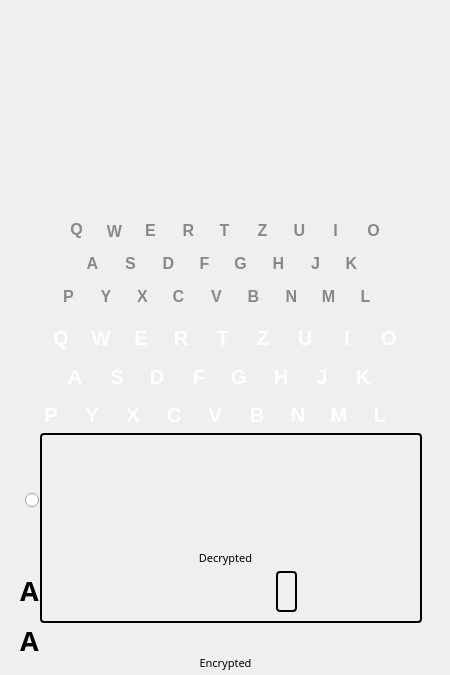
<?xml version="1.0" encoding="UTF-8"?>
<ui version="4.0">
 <class>MainWindow</class>
 <widget class="QMainWindow" name="MainWindow">
  <property name="geometry">
   <rect>
    <x>0</x>
    <y>0</y>
    <width>450</width>
    <height>675</height>
   </rect>
  </property>
  <property name="minimumSize">
   <size>
    <width>450</width>
    <height>675</height>
   </size>
  </property>
  <property name="maximumSize">
   <size>
    <width>450</width>
    <height>675</height>
   </size>
  </property>
  <property name="windowTitle">
   <string>MainWindow</string>
  </property>
  <widget class="QWidget" name="centralwidget">
   <widget class="QLabel" name="bg">
    <property name="geometry">
     <rect>
      <x>0</x>
      <y>0</y>
      <width>450</width>
      <height>675</height>
     </rect>
    </property>
    <property name="minimumSize">
     <size>
      <width>450</width>
      <height>675</height>
     </size>
    </property>
    <property name="maximumSize">
     <size>
      <width>450</width>
      <height>675</height>
     </size>
    </property>
    <property name="styleSheet">
     <string notr="true">background-image: url(:/images/images/bg.png);
</string>
    </property>
    <property name="text">
     <string/>
    </property>
   </widget>
   <widget class="QLabel" name="buttonQ">
    <property name="geometry">
     <rect>
      <x>46</x>
      <y>323</y>
      <width>30</width>
      <height>30</height>
     </rect>
    </property>
    <property name="font">
     <font>
      <pointsize>15</pointsize>
      <weight>75</weight>
      <bold>true</bold>
     </font>
    </property>
    <property name="styleSheet">
     <string notr="true">background-image: url(:/images/images/released.png);
color: rgb(255, 255, 255);</string>
    </property>
    <property name="text">
     <string>Q</string>
    </property>
    <property name="alignment">
     <set>Qt::AlignCenter</set>
    </property>
    <property name="margin">
     <number>0</number>
    </property>
   </widget>
   <widget class="QLabel" name="buttonW">
    <property name="geometry">
     <rect>
      <x>86</x>
      <y>323</y>
      <width>30</width>
      <height>30</height>
     </rect>
    </property>
    <property name="font">
     <font>
      <pointsize>15</pointsize>
      <weight>75</weight>
      <bold>true</bold>
     </font>
    </property>
    <property name="styleSheet">
     <string notr="true">background-image: url(:/images/images/released.png);
color: rgb(255, 255, 255);</string>
    </property>
    <property name="text">
     <string>W</string>
    </property>
    <property name="alignment">
     <set>Qt::AlignCenter</set>
    </property>
    <property name="margin">
     <number>0</number>
    </property>
   </widget>
   <widget class="QLabel" name="buttonE">
    <property name="geometry">
     <rect>
      <x>126</x>
      <y>323</y>
      <width>30</width>
      <height>30</height>
     </rect>
    </property>
    <property name="font">
     <font>
      <pointsize>15</pointsize>
      <weight>75</weight>
      <bold>true</bold>
     </font>
    </property>
    <property name="styleSheet">
     <string notr="true">background-image: url(:/images/images/released.png);
color: rgb(255, 255, 255);</string>
    </property>
    <property name="text">
     <string>E</string>
    </property>
    <property name="alignment">
     <set>Qt::AlignCenter</set>
    </property>
    <property name="margin">
     <number>0</number>
    </property>
   </widget>
   <widget class="QLabel" name="buttonR">
    <property name="geometry">
     <rect>
      <x>166</x>
      <y>323</y>
      <width>30</width>
      <height>30</height>
     </rect>
    </property>
    <property name="font">
     <font>
      <pointsize>15</pointsize>
      <weight>75</weight>
      <bold>true</bold>
     </font>
    </property>
    <property name="styleSheet">
     <string notr="true">background-image: url(:/images/images/released.png);
color: rgb(255, 255, 255);</string>
    </property>
    <property name="text">
     <string>R</string>
    </property>
    <property name="alignment">
     <set>Qt::AlignCenter</set>
    </property>
    <property name="margin">
     <number>0</number>
    </property>
   </widget>
   <widget class="QLabel" name="buttonT">
    <property name="geometry">
     <rect>
      <x>208</x>
      <y>323</y>
      <width>30</width>
      <height>30</height>
     </rect>
    </property>
    <property name="font">
     <font>
      <pointsize>15</pointsize>
      <weight>75</weight>
      <bold>true</bold>
     </font>
    </property>
    <property name="styleSheet">
     <string notr="true">background-image: url(:/images/images/released.png);
color: rgb(255, 255, 255);</string>
    </property>
    <property name="text">
     <string>T</string>
    </property>
    <property name="alignment">
     <set>Qt::AlignCenter</set>
    </property>
    <property name="margin">
     <number>0</number>
    </property>
   </widget>
   <widget class="QLabel" name="buttonZ">
    <property name="geometry">
     <rect>
      <x>248</x>
      <y>323</y>
      <width>30</width>
      <height>30</height>
     </rect>
    </property>
    <property name="font">
     <font>
      <pointsize>15</pointsize>
      <weight>75</weight>
      <bold>true</bold>
     </font>
    </property>
    <property name="styleSheet">
     <string notr="true">background-image: url(:/images/images/released.png);
color: rgb(255, 255, 255);</string>
    </property>
    <property name="text">
     <string>Z</string>
    </property>
    <property name="alignment">
     <set>Qt::AlignCenter</set>
    </property>
    <property name="margin">
     <number>0</number>
    </property>
   </widget>
   <widget class="QLabel" name="buttonU">
    <property name="geometry">
     <rect>
      <x>290</x>
      <y>323</y>
      <width>30</width>
      <height>30</height>
     </rect>
    </property>
    <property name="font">
     <font>
      <pointsize>15</pointsize>
      <weight>75</weight>
      <bold>true</bold>
     </font>
    </property>
    <property name="styleSheet">
     <string notr="true">background-image: url(:/images/images/released.png);
color: rgb(255, 255, 255);</string>
    </property>
    <property name="text">
     <string>U</string>
    </property>
    <property name="alignment">
     <set>Qt::AlignCenter</set>
    </property>
    <property name="margin">
     <number>0</number>
    </property>
   </widget>
   <widget class="QLabel" name="buttonI">
    <property name="geometry">
     <rect>
      <x>332</x>
      <y>323</y>
      <width>30</width>
      <height>30</height>
     </rect>
    </property>
    <property name="font">
     <font>
      <pointsize>15</pointsize>
      <weight>75</weight>
      <bold>true</bold>
     </font>
    </property>
    <property name="styleSheet">
     <string notr="true">background-image: url(:/images/images/released.png);
color: rgb(255, 255, 255);</string>
    </property>
    <property name="text">
     <string>I</string>
    </property>
    <property name="alignment">
     <set>Qt::AlignCenter</set>
    </property>
    <property name="margin">
     <number>0</number>
    </property>
   </widget>
   <widget class="QLabel" name="buttonO">
    <property name="geometry">
     <rect>
      <x>374</x>
      <y>323</y>
      <width>30</width>
      <height>30</height>
     </rect>
    </property>
    <property name="font">
     <font>
      <pointsize>15</pointsize>
      <weight>75</weight>
      <bold>true</bold>
     </font>
    </property>
    <property name="styleSheet">
     <string notr="true">background-image: url(:/images/images/released.png);
color: rgb(255, 255, 255);</string>
    </property>
    <property name="text">
     <string>O</string>
    </property>
    <property name="alignment">
     <set>Qt::AlignCenter</set>
    </property>
    <property name="margin">
     <number>0</number>
    </property>
   </widget>
   <widget class="QLabel" name="buttonA">
    <property name="geometry">
     <rect>
      <x>60</x>
      <y>362</y>
      <width>30</width>
      <height>30</height>
     </rect>
    </property>
    <property name="font">
     <font>
      <pointsize>15</pointsize>
      <weight>75</weight>
      <bold>true</bold>
     </font>
    </property>
    <property name="styleSheet">
     <string notr="true">background-image: url(:/images/images/released.png);
color: rgb(255, 255, 255);</string>
    </property>
    <property name="text">
     <string>A</string>
    </property>
    <property name="alignment">
     <set>Qt::AlignCenter</set>
    </property>
    <property name="margin">
     <number>0</number>
    </property>
   </widget>
   <widget class="QLabel" name="buttonK">
    <property name="geometry">
     <rect>
      <x>348</x>
      <y>362</y>
      <width>30</width>
      <height>30</height>
     </rect>
    </property>
    <property name="font">
     <font>
      <pointsize>15</pointsize>
      <weight>75</weight>
      <bold>true</bold>
     </font>
    </property>
    <property name="styleSheet">
     <string notr="true">background-image: url(:/images/images/released.png);
color: rgb(255, 255, 255);</string>
    </property>
    <property name="text">
     <string>K</string>
    </property>
    <property name="alignment">
     <set>Qt::AlignCenter</set>
    </property>
    <property name="margin">
     <number>0</number>
    </property>
   </widget>
   <widget class="QLabel" name="buttonD">
    <property name="geometry">
     <rect>
      <x>142</x>
      <y>362</y>
      <width>30</width>
      <height>30</height>
     </rect>
    </property>
    <property name="font">
     <font>
      <pointsize>15</pointsize>
      <weight>75</weight>
      <bold>true</bold>
     </font>
    </property>
    <property name="styleSheet">
     <string notr="true">background-image: url(:/images/images/released.png);
color: rgb(255, 255, 255);</string>
    </property>
    <property name="text">
     <string>D</string>
    </property>
    <property name="alignment">
     <set>Qt::AlignCenter</set>
    </property>
    <property name="margin">
     <number>0</number>
    </property>
   </widget>
   <widget class="QLabel" name="buttonS">
    <property name="geometry">
     <rect>
      <x>102</x>
      <y>362</y>
      <width>30</width>
      <height>30</height>
     </rect>
    </property>
    <property name="font">
     <font>
      <pointsize>15</pointsize>
      <weight>75</weight>
      <bold>true</bold>
     </font>
    </property>
    <property name="styleSheet">
     <string notr="true">background-image: url(:/images/images/released.png);
color: rgb(255, 255, 255);</string>
    </property>
    <property name="text">
     <string>S</string>
    </property>
    <property name="alignment">
     <set>Qt::AlignCenter</set>
    </property>
    <property name="margin">
     <number>0</number>
    </property>
   </widget>
   <widget class="QLabel" name="buttonJ">
    <property name="geometry">
     <rect>
      <x>307</x>
      <y>362</y>
      <width>30</width>
      <height>30</height>
     </rect>
    </property>
    <property name="font">
     <font>
      <pointsize>15</pointsize>
      <weight>75</weight>
      <bold>true</bold>
     </font>
    </property>
    <property name="styleSheet">
     <string notr="true">background-image: url(:/images/images/released.png);
color: rgb(255, 255, 255);</string>
    </property>
    <property name="text">
     <string>J</string>
    </property>
    <property name="alignment">
     <set>Qt::AlignCenter</set>
    </property>
    <property name="margin">
     <number>0</number>
    </property>
   </widget>
   <widget class="QLabel" name="buttonG">
    <property name="geometry">
     <rect>
      <x>224</x>
      <y>362</y>
      <width>30</width>
      <height>30</height>
     </rect>
    </property>
    <property name="font">
     <font>
      <pointsize>15</pointsize>
      <weight>75</weight>
      <bold>true</bold>
     </font>
    </property>
    <property name="styleSheet">
     <string notr="true">background-image: url(:/images/images/released.png);
color: rgb(255, 255, 255);</string>
    </property>
    <property name="text">
     <string>G</string>
    </property>
    <property name="alignment">
     <set>Qt::AlignCenter</set>
    </property>
    <property name="margin">
     <number>0</number>
    </property>
   </widget>
   <widget class="QLabel" name="buttonH">
    <property name="geometry">
     <rect>
      <x>266</x>
      <y>362</y>
      <width>30</width>
      <height>30</height>
     </rect>
    </property>
    <property name="font">
     <font>
      <pointsize>15</pointsize>
      <weight>75</weight>
      <bold>true</bold>
     </font>
    </property>
    <property name="styleSheet">
     <string notr="true">background-image: url(:/images/images/released.png);
color: rgb(255, 255, 255);</string>
    </property>
    <property name="text">
     <string>H</string>
    </property>
    <property name="alignment">
     <set>Qt::AlignCenter</set>
    </property>
    <property name="margin">
     <number>0</number>
    </property>
   </widget>
   <widget class="QLabel" name="buttonF">
    <property name="geometry">
     <rect>
      <x>184</x>
      <y>362</y>
      <width>30</width>
      <height>30</height>
     </rect>
    </property>
    <property name="font">
     <font>
      <pointsize>15</pointsize>
      <weight>75</weight>
      <bold>true</bold>
     </font>
    </property>
    <property name="styleSheet">
     <string notr="true">background-image: url(:/images/images/released.png);
color: rgb(255, 255, 255);</string>
    </property>
    <property name="text">
     <string>F</string>
    </property>
    <property name="alignment">
     <set>Qt::AlignCenter</set>
    </property>
    <property name="margin">
     <number>0</number>
    </property>
   </widget>
   <widget class="QLabel" name="buttonP">
    <property name="geometry">
     <rect>
      <x>36</x>
      <y>400</y>
      <width>30</width>
      <height>30</height>
     </rect>
    </property>
    <property name="font">
     <font>
      <pointsize>15</pointsize>
      <weight>75</weight>
      <bold>true</bold>
     </font>
    </property>
    <property name="styleSheet">
     <string notr="true">background-image: url(:/images/images/released.png);
color: rgb(255, 255, 255);</string>
    </property>
    <property name="text">
     <string>P</string>
    </property>
    <property name="alignment">
     <set>Qt::AlignCenter</set>
    </property>
    <property name="margin">
     <number>0</number>
    </property>
   </widget>
   <widget class="QLabel" name="buttonM">
    <property name="geometry">
     <rect>
      <x>324</x>
      <y>400</y>
      <width>30</width>
      <height>30</height>
     </rect>
    </property>
    <property name="font">
     <font>
      <pointsize>15</pointsize>
      <weight>75</weight>
      <bold>true</bold>
     </font>
    </property>
    <property name="styleSheet">
     <string notr="true">background-image: url(:/images/images/released.png);
color: rgb(255, 255, 255);</string>
    </property>
    <property name="text">
     <string>M</string>
    </property>
    <property name="alignment">
     <set>Qt::AlignCenter</set>
    </property>
    <property name="margin">
     <number>0</number>
    </property>
   </widget>
   <widget class="QLabel" name="buttonX">
    <property name="geometry">
     <rect>
      <x>118</x>
      <y>400</y>
      <width>30</width>
      <height>30</height>
     </rect>
    </property>
    <property name="font">
     <font>
      <pointsize>15</pointsize>
      <weight>75</weight>
      <bold>true</bold>
     </font>
    </property>
    <property name="styleSheet">
     <string notr="true">background-image: url(:/images/images/released.png);
color: rgb(255, 255, 255);</string>
    </property>
    <property name="text">
     <string>X</string>
    </property>
    <property name="alignment">
     <set>Qt::AlignCenter</set>
    </property>
    <property name="margin">
     <number>0</number>
    </property>
   </widget>
   <widget class="QLabel" name="buttonY">
    <property name="geometry">
     <rect>
      <x>77</x>
      <y>400</y>
      <width>30</width>
      <height>30</height>
     </rect>
    </property>
    <property name="font">
     <font>
      <pointsize>15</pointsize>
      <weight>75</weight>
      <bold>true</bold>
     </font>
    </property>
    <property name="styleSheet">
     <string notr="true">background-image: url(:/images/images/released.png);
color: rgb(255, 255, 255);</string>
    </property>
    <property name="text">
     <string>Y</string>
    </property>
    <property name="alignment">
     <set>Qt::AlignCenter</set>
    </property>
    <property name="margin">
     <number>0</number>
    </property>
   </widget>
   <widget class="QLabel" name="buttonN">
    <property name="geometry">
     <rect>
      <x>283</x>
      <y>400</y>
      <width>30</width>
      <height>30</height>
     </rect>
    </property>
    <property name="font">
     <font>
      <pointsize>15</pointsize>
      <weight>75</weight>
      <bold>true</bold>
     </font>
    </property>
    <property name="styleSheet">
     <string notr="true">background-image: url(:/images/images/released.png);
color: rgb(255, 255, 255);</string>
    </property>
    <property name="text">
     <string>N</string>
    </property>
    <property name="alignment">
     <set>Qt::AlignCenter</set>
    </property>
    <property name="margin">
     <number>0</number>
    </property>
   </widget>
   <widget class="QLabel" name="buttonV">
    <property name="geometry">
     <rect>
      <x>200</x>
      <y>400</y>
      <width>30</width>
      <height>30</height>
     </rect>
    </property>
    <property name="font">
     <font>
      <pointsize>15</pointsize>
      <weight>75</weight>
      <bold>true</bold>
     </font>
    </property>
    <property name="styleSheet">
     <string notr="true">background-image: url(:/images/images/released.png);
color: rgb(255, 255, 255);</string>
    </property>
    <property name="text">
     <string>V</string>
    </property>
    <property name="alignment">
     <set>Qt::AlignCenter</set>
    </property>
    <property name="margin">
     <number>0</number>
    </property>
   </widget>
   <widget class="QLabel" name="buttonB">
    <property name="geometry">
     <rect>
      <x>242</x>
      <y>400</y>
      <width>30</width>
      <height>30</height>
     </rect>
    </property>
    <property name="font">
     <font>
      <pointsize>15</pointsize>
      <weight>75</weight>
      <bold>true</bold>
     </font>
    </property>
    <property name="styleSheet">
     <string notr="true">background-image: url(:/images/images/released.png);
color: rgb(255, 255, 255);</string>
    </property>
    <property name="text">
     <string>B</string>
    </property>
    <property name="alignment">
     <set>Qt::AlignCenter</set>
    </property>
    <property name="margin">
     <number>0</number>
    </property>
   </widget>
   <widget class="QLabel" name="buttonC">
    <property name="geometry">
     <rect>
      <x>159</x>
      <y>400</y>
      <width>30</width>
      <height>30</height>
     </rect>
    </property>
    <property name="font">
     <font>
      <pointsize>15</pointsize>
      <weight>75</weight>
      <bold>true</bold>
     </font>
    </property>
    <property name="styleSheet">
     <string notr="true">background-image: url(:/images/images/released.png);
color: rgb(255, 255, 255);</string>
    </property>
    <property name="text">
     <string>C</string>
    </property>
    <property name="alignment">
     <set>Qt::AlignCenter</set>
    </property>
    <property name="margin">
     <number>0</number>
    </property>
   </widget>
   <widget class="QLabel" name="buttonL">
    <property name="geometry">
     <rect>
      <x>365</x>
      <y>400</y>
      <width>30</width>
      <height>30</height>
     </rect>
    </property>
    <property name="font">
     <font>
      <pointsize>15</pointsize>
      <weight>75</weight>
      <bold>true</bold>
     </font>
    </property>
    <property name="styleSheet">
     <string notr="true">background-image: url(:/images/images/released.png);
color: rgb(255, 255, 255);</string>
    </property>
    <property name="text">
     <string>L</string>
    </property>
    <property name="alignment">
     <set>Qt::AlignCenter</set>
    </property>
    <property name="margin">
     <number>0</number>
    </property>
   </widget>
   <widget class="QLabel" name="lampQ">
    <property name="geometry">
     <rect>
      <x>66</x>
      <y>219</y>
      <width>21</width>
      <height>21</height>
     </rect>
    </property>
    <property name="font">
     <font>
      <pointsize>12</pointsize>
      <weight>75</weight>
      <bold>true</bold>
     </font>
    </property>
    <property name="styleSheet">
     <string notr="true">color: rgb(136, 136, 136);</string>
    </property>
    <property name="text">
     <string>Q</string>
    </property>
    <property name="alignment">
     <set>Qt::AlignCenter</set>
    </property>
    <property name="margin">
     <number>0</number>
    </property>
   </widget>
   <widget class="QLabel" name="lampW">
    <property name="geometry">
     <rect>
      <x>104</x>
      <y>221</y>
      <width>21</width>
      <height>21</height>
     </rect>
    </property>
    <property name="font">
     <font>
      <pointsize>12</pointsize>
      <weight>75</weight>
      <bold>true</bold>
     </font>
    </property>
    <property name="styleSheet">
     <string notr="true">color: rgb(136, 136, 136);</string>
    </property>
    <property name="text">
     <string>W</string>
    </property>
    <property name="alignment">
     <set>Qt::AlignCenter</set>
    </property>
    <property name="margin">
     <number>0</number>
    </property>
   </widget>
   <widget class="QLabel" name="lampE">
    <property name="geometry">
     <rect>
      <x>140</x>
      <y>220</y>
      <width>21</width>
      <height>21</height>
     </rect>
    </property>
    <property name="font">
     <font>
      <pointsize>12</pointsize>
      <weight>75</weight>
      <bold>true</bold>
     </font>
    </property>
    <property name="styleSheet">
     <string notr="true">color: rgb(136, 136, 136);</string>
    </property>
    <property name="text">
     <string>E</string>
    </property>
    <property name="alignment">
     <set>Qt::AlignCenter</set>
    </property>
    <property name="margin">
     <number>0</number>
    </property>
   </widget>
   <widget class="QLabel" name="lampR">
    <property name="geometry">
     <rect>
      <x>178</x>
      <y>220</y>
      <width>21</width>
      <height>21</height>
     </rect>
    </property>
    <property name="font">
     <font>
      <pointsize>12</pointsize>
      <weight>75</weight>
      <bold>true</bold>
     </font>
    </property>
    <property name="styleSheet">
     <string notr="true">color: rgb(136, 136, 136);</string>
    </property>
    <property name="text">
     <string>R</string>
    </property>
    <property name="alignment">
     <set>Qt::AlignCenter</set>
    </property>
    <property name="margin">
     <number>0</number>
    </property>
   </widget>
   <widget class="QLabel" name="lampT">
    <property name="geometry">
     <rect>
      <x>214</x>
      <y>220</y>
      <width>21</width>
      <height>21</height>
     </rect>
    </property>
    <property name="font">
     <font>
      <pointsize>12</pointsize>
      <weight>75</weight>
      <bold>true</bold>
     </font>
    </property>
    <property name="styleSheet">
     <string notr="true">color: rgb(136, 136, 136);</string>
    </property>
    <property name="text">
     <string>T</string>
    </property>
    <property name="alignment">
     <set>Qt::AlignCenter</set>
    </property>
    <property name="margin">
     <number>0</number>
    </property>
   </widget>
   <widget class="QLabel" name="lampZ">
    <property name="geometry">
     <rect>
      <x>252</x>
      <y>220</y>
      <width>21</width>
      <height>21</height>
     </rect>
    </property>
    <property name="font">
     <font>
      <pointsize>12</pointsize>
      <weight>75</weight>
      <bold>true</bold>
     </font>
    </property>
    <property name="styleSheet">
     <string notr="true">color: rgb(136, 136, 136);</string>
    </property>
    <property name="text">
     <string>Z</string>
    </property>
    <property name="alignment">
     <set>Qt::AlignCenter</set>
    </property>
    <property name="margin">
     <number>0</number>
    </property>
   </widget>
   <widget class="QLabel" name="lampU">
    <property name="geometry">
     <rect>
      <x>289</x>
      <y>220</y>
      <width>21</width>
      <height>21</height>
     </rect>
    </property>
    <property name="font">
     <font>
      <pointsize>12</pointsize>
      <weight>75</weight>
      <bold>true</bold>
     </font>
    </property>
    <property name="styleSheet">
     <string notr="true">color: rgb(136, 136, 136);</string>
    </property>
    <property name="text">
     <string>U</string>
    </property>
    <property name="alignment">
     <set>Qt::AlignCenter</set>
    </property>
    <property name="margin">
     <number>0</number>
    </property>
   </widget>
   <widget class="QLabel" name="lampI">
    <property name="geometry">
     <rect>
      <x>325</x>
      <y>220</y>
      <width>21</width>
      <height>21</height>
     </rect>
    </property>
    <property name="font">
     <font>
      <pointsize>12</pointsize>
      <weight>75</weight>
      <bold>true</bold>
     </font>
    </property>
    <property name="styleSheet">
     <string notr="true">color: rgb(136, 136, 136);</string>
    </property>
    <property name="text">
     <string>I</string>
    </property>
    <property name="alignment">
     <set>Qt::AlignCenter</set>
    </property>
    <property name="margin">
     <number>0</number>
    </property>
   </widget>
   <widget class="QLabel" name="lampO">
    <property name="geometry">
     <rect>
      <x>363</x>
      <y>220</y>
      <width>21</width>
      <height>21</height>
     </rect>
    </property>
    <property name="font">
     <font>
      <pointsize>12</pointsize>
      <weight>75</weight>
      <bold>true</bold>
     </font>
    </property>
    <property name="styleSheet">
     <string notr="true">color: rgb(136, 136, 136);</string>
    </property>
    <property name="text">
     <string>O</string>
    </property>
    <property name="alignment">
     <set>Qt::AlignCenter</set>
    </property>
    <property name="margin">
     <number>0</number>
    </property>
   </widget>
   <widget class="QLabel" name="lampF">
    <property name="geometry">
     <rect>
      <x>194</x>
      <y>253</y>
      <width>21</width>
      <height>21</height>
     </rect>
    </property>
    <property name="font">
     <font>
      <pointsize>12</pointsize>
      <weight>75</weight>
      <bold>true</bold>
     </font>
    </property>
    <property name="styleSheet">
     <string notr="true">color: rgb(136, 136, 136);</string>
    </property>
    <property name="text">
     <string>F</string>
    </property>
    <property name="alignment">
     <set>Qt::AlignCenter</set>
    </property>
    <property name="margin">
     <number>0</number>
    </property>
   </widget>
   <widget class="QLabel" name="lampK">
    <property name="geometry">
     <rect>
      <x>341</x>
      <y>253</y>
      <width>21</width>
      <height>21</height>
     </rect>
    </property>
    <property name="font">
     <font>
      <pointsize>12</pointsize>
      <weight>75</weight>
      <bold>true</bold>
     </font>
    </property>
    <property name="styleSheet">
     <string notr="true">color: rgb(136, 136, 136);</string>
    </property>
    <property name="text">
     <string>K</string>
    </property>
    <property name="alignment">
     <set>Qt::AlignCenter</set>
    </property>
    <property name="margin">
     <number>0</number>
    </property>
   </widget>
   <widget class="QLabel" name="lampS">
    <property name="geometry">
     <rect>
      <x>120</x>
      <y>253</y>
      <width>21</width>
      <height>21</height>
     </rect>
    </property>
    <property name="font">
     <font>
      <pointsize>12</pointsize>
      <weight>75</weight>
      <bold>true</bold>
     </font>
    </property>
    <property name="styleSheet">
     <string notr="true">color: rgb(136, 136, 136);</string>
    </property>
    <property name="text">
     <string>S</string>
    </property>
    <property name="alignment">
     <set>Qt::AlignCenter</set>
    </property>
    <property name="margin">
     <number>0</number>
    </property>
   </widget>
   <widget class="QLabel" name="lampD">
    <property name="geometry">
     <rect>
      <x>158</x>
      <y>253</y>
      <width>21</width>
      <height>21</height>
     </rect>
    </property>
    <property name="font">
     <font>
      <pointsize>12</pointsize>
      <weight>75</weight>
      <bold>true</bold>
     </font>
    </property>
    <property name="styleSheet">
     <string notr="true">color: rgb(136, 136, 136);</string>
    </property>
    <property name="text">
     <string>D</string>
    </property>
    <property name="alignment">
     <set>Qt::AlignCenter</set>
    </property>
    <property name="margin">
     <number>0</number>
    </property>
   </widget>
   <widget class="QLabel" name="lampH">
    <property name="geometry">
     <rect>
      <x>268</x>
      <y>253</y>
      <width>21</width>
      <height>21</height>
     </rect>
    </property>
    <property name="font">
     <font>
      <pointsize>12</pointsize>
      <weight>75</weight>
      <bold>true</bold>
     </font>
    </property>
    <property name="styleSheet">
     <string notr="true">color: rgb(136, 136, 136);</string>
    </property>
    <property name="text">
     <string>H</string>
    </property>
    <property name="alignment">
     <set>Qt::AlignCenter</set>
    </property>
    <property name="margin">
     <number>0</number>
    </property>
   </widget>
   <widget class="QLabel" name="lampJ">
    <property name="geometry">
     <rect>
      <x>305</x>
      <y>253</y>
      <width>21</width>
      <height>21</height>
     </rect>
    </property>
    <property name="font">
     <font>
      <pointsize>12</pointsize>
      <weight>75</weight>
      <bold>true</bold>
     </font>
    </property>
    <property name="styleSheet">
     <string notr="true">color: rgb(136, 136, 136);</string>
    </property>
    <property name="text">
     <string>J</string>
    </property>
    <property name="alignment">
     <set>Qt::AlignCenter</set>
    </property>
    <property name="margin">
     <number>0</number>
    </property>
   </widget>
   <widget class="QLabel" name="lampA">
    <property name="geometry">
     <rect>
      <x>82</x>
      <y>253</y>
      <width>21</width>
      <height>21</height>
     </rect>
    </property>
    <property name="font">
     <font>
      <pointsize>12</pointsize>
      <weight>75</weight>
      <bold>true</bold>
     </font>
    </property>
    <property name="styleSheet">
     <string notr="true">color: rgb(136, 136, 136);</string>
    </property>
    <property name="text">
     <string>A</string>
    </property>
    <property name="alignment">
     <set>Qt::AlignCenter</set>
    </property>
    <property name="margin">
     <number>0</number>
    </property>
   </widget>
   <widget class="QLabel" name="lampG">
    <property name="geometry">
     <rect>
      <x>230</x>
      <y>253</y>
      <width>21</width>
      <height>21</height>
     </rect>
    </property>
    <property name="font">
     <font>
      <pointsize>12</pointsize>
      <weight>75</weight>
      <bold>true</bold>
     </font>
    </property>
    <property name="styleSheet">
     <string notr="true">color: rgb(136, 136, 136);</string>
    </property>
    <property name="text">
     <string>G</string>
    </property>
    <property name="alignment">
     <set>Qt::AlignCenter</set>
    </property>
    <property name="margin">
     <number>0</number>
    </property>
   </widget>
   <widget class="QLabel" name="lampC">
    <property name="geometry">
     <rect>
      <x>168</x>
      <y>286</y>
      <width>21</width>
      <height>21</height>
     </rect>
    </property>
    <property name="font">
     <font>
      <pointsize>12</pointsize>
      <weight>75</weight>
      <bold>true</bold>
     </font>
    </property>
    <property name="styleSheet">
     <string notr="true">color: rgb(136, 136, 136);</string>
    </property>
    <property name="text">
     <string>C</string>
    </property>
    <property name="alignment">
     <set>Qt::AlignCenter</set>
    </property>
    <property name="margin">
     <number>0</number>
    </property>
   </widget>
   <widget class="QLabel" name="lampM">
    <property name="geometry">
     <rect>
      <x>318</x>
      <y>286</y>
      <width>21</width>
      <height>21</height>
     </rect>
    </property>
    <property name="font">
     <font>
      <pointsize>12</pointsize>
      <weight>75</weight>
      <bold>true</bold>
     </font>
    </property>
    <property name="styleSheet">
     <string notr="true">color: rgb(136, 136, 136);</string>
    </property>
    <property name="text">
     <string>M</string>
    </property>
    <property name="alignment">
     <set>Qt::AlignCenter</set>
    </property>
    <property name="margin">
     <number>0</number>
    </property>
   </widget>
   <widget class="QLabel" name="lampL">
    <property name="geometry">
     <rect>
      <x>355</x>
      <y>286</y>
      <width>21</width>
      <height>21</height>
     </rect>
    </property>
    <property name="font">
     <font>
      <pointsize>12</pointsize>
      <weight>75</weight>
      <bold>true</bold>
     </font>
    </property>
    <property name="styleSheet">
     <string notr="true">color: rgb(136, 136, 136);</string>
    </property>
    <property name="text">
     <string>L</string>
    </property>
    <property name="alignment">
     <set>Qt::AlignCenter</set>
    </property>
    <property name="margin">
     <number>0</number>
    </property>
   </widget>
   <widget class="QLabel" name="lampY">
    <property name="geometry">
     <rect>
      <x>98</x>
      <y>286</y>
      <width>16</width>
      <height>21</height>
     </rect>
    </property>
    <property name="font">
     <font>
      <pointsize>12</pointsize>
      <weight>75</weight>
      <bold>true</bold>
     </font>
    </property>
    <property name="styleSheet">
     <string notr="true">color: rgb(136, 136, 136);</string>
    </property>
    <property name="text">
     <string>Y</string>
    </property>
    <property name="alignment">
     <set>Qt::AlignCenter</set>
    </property>
    <property name="margin">
     <number>0</number>
    </property>
   </widget>
   <widget class="QLabel" name="lampX">
    <property name="geometry">
     <rect>
      <x>132</x>
      <y>286</y>
      <width>21</width>
      <height>21</height>
     </rect>
    </property>
    <property name="font">
     <font>
      <pointsize>12</pointsize>
      <weight>75</weight>
      <bold>true</bold>
     </font>
    </property>
    <property name="styleSheet">
     <string notr="true">color: rgb(136, 136, 136);</string>
    </property>
    <property name="text">
     <string>X</string>
    </property>
    <property name="alignment">
     <set>Qt::AlignCenter</set>
    </property>
    <property name="margin">
     <number>0</number>
    </property>
   </widget>
   <widget class="QLabel" name="lampB">
    <property name="geometry">
     <rect>
      <x>243</x>
      <y>286</y>
      <width>21</width>
      <height>21</height>
     </rect>
    </property>
    <property name="font">
     <font>
      <pointsize>12</pointsize>
      <weight>75</weight>
      <bold>true</bold>
     </font>
    </property>
    <property name="styleSheet">
     <string notr="true">color: rgb(136, 136, 136);</string>
    </property>
    <property name="text">
     <string>B</string>
    </property>
    <property name="alignment">
     <set>Qt::AlignCenter</set>
    </property>
    <property name="margin">
     <number>0</number>
    </property>
   </widget>
   <widget class="QLabel" name="lampN">
    <property name="geometry">
     <rect>
      <x>281</x>
      <y>286</y>
      <width>21</width>
      <height>21</height>
     </rect>
    </property>
    <property name="font">
     <font>
      <pointsize>12</pointsize>
      <weight>75</weight>
      <bold>true</bold>
     </font>
    </property>
    <property name="styleSheet">
     <string notr="true">color: rgb(136, 136, 136);</string>
    </property>
    <property name="text">
     <string>N</string>
    </property>
    <property name="alignment">
     <set>Qt::AlignCenter</set>
    </property>
    <property name="margin">
     <number>0</number>
    </property>
   </widget>
   <widget class="QLabel" name="lampP">
    <property name="geometry">
     <rect>
      <x>58</x>
      <y>286</y>
      <width>21</width>
      <height>21</height>
     </rect>
    </property>
    <property name="font">
     <font>
      <pointsize>12</pointsize>
      <weight>75</weight>
      <bold>true</bold>
     </font>
    </property>
    <property name="styleSheet">
     <string notr="true">color: rgb(136, 136, 136);</string>
    </property>
    <property name="text">
     <string>P</string>
    </property>
    <property name="alignment">
     <set>Qt::AlignCenter</set>
    </property>
    <property name="margin">
     <number>0</number>
    </property>
   </widget>
   <widget class="QLabel" name="lampV">
    <property name="geometry">
     <rect>
      <x>206</x>
      <y>286</y>
      <width>21</width>
      <height>21</height>
     </rect>
    </property>
    <property name="font">
     <font>
      <pointsize>12</pointsize>
      <weight>75</weight>
      <bold>true</bold>
     </font>
    </property>
    <property name="styleSheet">
     <string notr="true">color: rgb(136, 136, 136);</string>
    </property>
    <property name="text">
     <string>V</string>
    </property>
    <property name="alignment">
     <set>Qt::AlignCenter</set>
    </property>
    <property name="margin">
     <number>0</number>
    </property>
   </widget>
   <widget class="QWidget" name="plugBoard" native="true">
    <property name="geometry">
     <rect>
      <x>40</x>
      <y>433</y>
      <width>382</width>
      <height>190</height>
     </rect>
    </property>
    <property name="styleSheet">
     <string notr="true">background-image: url(:/images/images/plugboard.png);
border: 2px solid black;
border-radius: 4px;</string>
    </property>
    <widget class="QPushButton" name="plugW">
     <property name="geometry">
      <rect>
       <x>236</x>
       <y>138</y>
       <width>21</width>
       <height>41</height>
      </rect>
     </property>
     <property name="styleSheet">
      <string notr="true">background-image: url(:/images/images/plug.png);</string>
     </property>
     <property name="text">
      <string/>
     </property>
     <property name="checkable">
      <bool>true</bool>
     </property>
    </widget>
   </widget>
   <widget class="QLabel" name="textHead">
    <property name="geometry">
     <rect>
      <x>0</x>
      <y>515</y>
      <width>451</width>
      <height>191</height>
     </rect>
    </property>
    <property name="font">
     <font>
      <family>Lucida Calligraphy</family>
      <pointsize>8</pointsize>
     </font>
    </property>
    <property name="text">
     <string>Decrypted






Encrypted</string>
    </property>
    <property name="alignment">
     <set>Qt::AlignCenter</set>
    </property>
   </widget>
   <widget class="QLabel" name="labelDecrypt">
    <property name="geometry">
     <rect>
      <x>20</x>
      <y>570</y>
      <width>421</width>
      <height>41</height>
     </rect>
    </property>
    <property name="font">
     <font>
      <family>Papyrus</family>
      <pointsize>20</pointsize>
      <weight>75</weight>
      <bold>true</bold>
     </font>
    </property>
    <property name="text">
     <string>A</string>
    </property>
   </widget>
   <widget class="QLabel" name="labelEncrypt">
    <property name="geometry">
     <rect>
      <x>20</x>
      <y>620</y>
      <width>421</width>
      <height>41</height>
     </rect>
    </property>
    <property name="font">
     <font>
      <family>Papyrus</family>
      <pointsize>20</pointsize>
      <weight>75</weight>
      <bold>true</bold>
     </font>
    </property>
    <property name="text">
     <string>A</string>
    </property>
   </widget>
   <widget class="QRadioButton" name="radioButton">
    <property name="geometry">
     <rect>
      <x>25</x>
      <y>480</y>
      <width>21</width>
      <height>41</height>
     </rect>
    </property>
    <property name="text">
     <string/>
    </property>
   </widget>
   <zorder>bg</zorder>
   <zorder>buttonQ</zorder>
   <zorder>buttonW</zorder>
   <zorder>buttonE</zorder>
   <zorder>buttonR</zorder>
   <zorder>buttonT</zorder>
   <zorder>buttonZ</zorder>
   <zorder>buttonU</zorder>
   <zorder>buttonI</zorder>
   <zorder>buttonO</zorder>
   <zorder>buttonA</zorder>
   <zorder>buttonK</zorder>
   <zorder>buttonD</zorder>
   <zorder>buttonS</zorder>
   <zorder>buttonJ</zorder>
   <zorder>buttonG</zorder>
   <zorder>buttonH</zorder>
   <zorder>buttonF</zorder>
   <zorder>buttonP</zorder>
   <zorder>buttonM</zorder>
   <zorder>buttonX</zorder>
   <zorder>buttonY</zorder>
   <zorder>buttonN</zorder>
   <zorder>buttonV</zorder>
   <zorder>buttonB</zorder>
   <zorder>buttonC</zorder>
   <zorder>buttonL</zorder>
   <zorder>lampQ</zorder>
   <zorder>lampW</zorder>
   <zorder>lampE</zorder>
   <zorder>lampR</zorder>
   <zorder>lampT</zorder>
   <zorder>lampZ</zorder>
   <zorder>lampU</zorder>
   <zorder>lampI</zorder>
   <zorder>lampO</zorder>
   <zorder>lampF</zorder>
   <zorder>lampK</zorder>
   <zorder>lampS</zorder>
   <zorder>lampD</zorder>
   <zorder>lampH</zorder>
   <zorder>lampJ</zorder>
   <zorder>lampA</zorder>
   <zorder>lampG</zorder>
   <zorder>lampC</zorder>
   <zorder>lampM</zorder>
   <zorder>lampL</zorder>
   <zorder>lampY</zorder>
   <zorder>lampX</zorder>
   <zorder>lampB</zorder>
   <zorder>lampN</zorder>
   <zorder>lampP</zorder>
   <zorder>lampV</zorder>
   <zorder>textHead</zorder>
   <zorder>labelDecrypt</zorder>
   <zorder>labelEncrypt</zorder>
   <zorder>plugBoard</zorder>
   <zorder>radioButton</zorder>
  </widget>
 </widget>
 <resources/>
 <connections/>
</ui>
